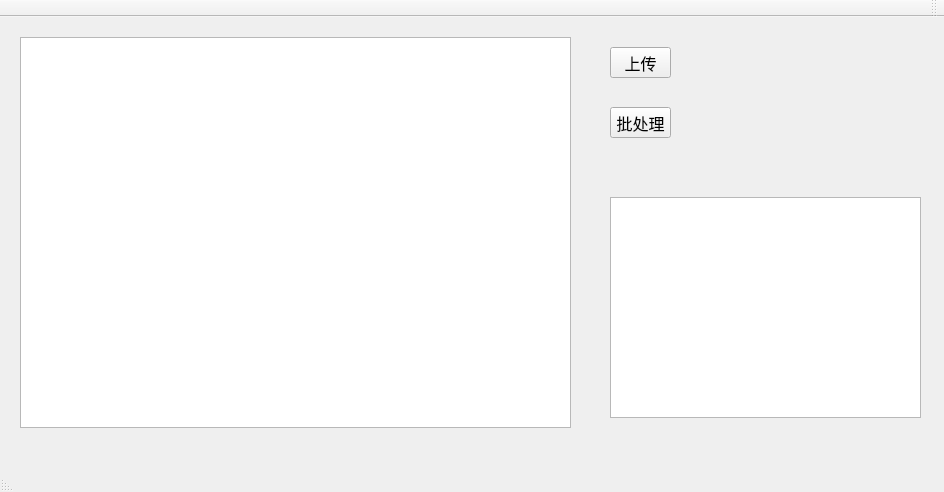
<?xml version="1.0" encoding="UTF-8"?>
<ui version="4.0">
 <class>MainWindow</class>
 <widget class="QMainWindow" name="MainWindow">
  <property name="geometry">
   <rect>
    <x>0</x>
    <y>0</y>
    <width>944</width>
    <height>492</height>
   </rect>
  </property>
  <property name="windowTitle">
   <string>MainWindow</string>
  </property>
  <property name="layoutDirection">
   <enum>Qt::RightToLeft</enum>
  </property>
  <widget class="QWidget" name="centralWidget">
   <widget class="QPushButton" name="open">
    <property name="geometry">
     <rect>
      <x>610</x>
      <y>90</y>
      <width>61</width>
      <height>31</height>
     </rect>
    </property>
    <property name="font">
     <font>
      <family>华文隶书</family>
      <pointsize>12</pointsize>
     </font>
    </property>
    <property name="text">
     <string>批处理</string>
    </property>
   </widget>
   <widget class="QPushButton" name="upload">
    <property name="geometry">
     <rect>
      <x>610</x>
      <y>30</y>
      <width>61</width>
      <height>31</height>
     </rect>
    </property>
    <property name="font">
     <font>
      <family>华文隶书</family>
      <pointsize>12</pointsize>
      <weight>50</weight>
      <bold>false</bold>
     </font>
    </property>
    <property name="text">
     <string>上传</string>
    </property>
   </widget>
   <widget class="QGraphicsView" name="graphicsView">
    <property name="geometry">
     <rect>
      <x>20</x>
      <y>20</y>
      <width>551</width>
      <height>391</height>
     </rect>
    </property>
    <property name="layoutDirection">
     <enum>Qt::LeftToRight</enum>
    </property>
   </widget>
   <widget class="QTextEdit" name="textEdit">
    <property name="geometry">
     <rect>
      <x>610</x>
      <y>180</y>
      <width>311</width>
      <height>221</height>
     </rect>
    </property>
    <property name="font">
     <font>
      <family>方正喵呜体</family>
      <pointsize>12</pointsize>
     </font>
    </property>
   </widget>
  </widget>
  <widget class="QMenuBar" name="menuBar">
   <property name="geometry">
    <rect>
     <x>0</x>
     <y>0</y>
     <width>944</width>
     <height>23</height>
    </rect>
   </property>
  </widget>
  <widget class="QToolBar" name="mainToolBar">
   <attribute name="toolBarArea">
    <enum>TopToolBarArea</enum>
   </attribute>
   <attribute name="toolBarBreak">
    <bool>false</bool>
   </attribute>
  </widget>
  <widget class="QStatusBar" name="statusBar"/>
 </widget>
 <layoutdefault spacing="6" margin="11"/>
 <resources/>
 <connections/>
</ui>
